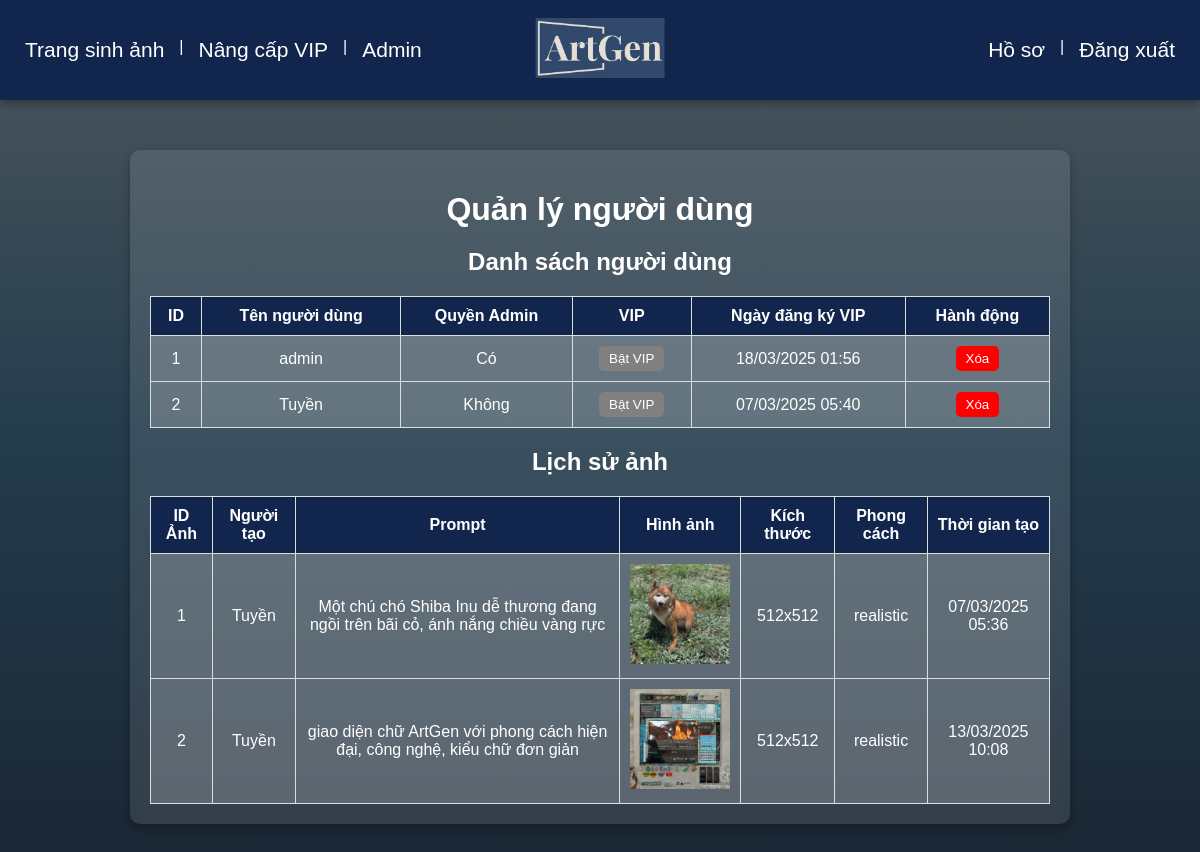
Screenshot of /admin_manage_users (signed in) with the database file from the repository.
### svr_model.py (models this page shows)
class User(db.Model, UserMixin):
    id = db.Column(db.Integer, primary_key=True)
    username = db.Column(db.String(150), unique=True, nullable=False)
    password = db.Column(db.String(150), nullable=False)
    is_vip = db.Column(db.Boolean, default=False)
    vip_since = db.Column(db.DateTime, nullable=True)
    is_admin = db.Column(db.Boolean, default=False)

class ImageHistory(db.Model):
    id = db.Column(db.Integer, primary_key=True)
    user_id = db.Column(db.Integer, db.ForeignKey('user.id'), nullable=False)
    user = db.relationship('User', backref='images')
    prompt = db.Column(db.String(500), nullable=False)
    image_url = db.Column(db.String(200), nullable=False)
    size = db.Column(db.String(20), nullable=False)
    style = db.Column(db.String(50), nullable=False)
    created_at = db.Column(db.DateTime, default=datetime.utcnow, nullable=False)  # Thêm nullable=False

### svr_model.py (the view)
@app.route("/admin_manage_users")
@admin_required
def admin_manage_users():
    users = User.query.all()
    images = ImageHistory.query.all()
    return render_template("admin_manage_users.html", users=users, images=images)

### svr_model.py (called while the page is built)
@login_manager.user_loader
def load_user(user_id):
    return User.query.get(int(user_id))

def admin_required(f):
    @wraps(f)  # Đảm bảo giữ nguyên metadata của hàm gốc
    @login_required
    def decorated_function(*args, **kwargs):
        if not current_user.is_admin:
            flash("Bạn không có quyền truy cập!", "danger")
            return redirect(url_for('home'))
        return f(*args, **kwargs)
    return decorated_function

### templates/admin_manage_users.html (shortened to what this page needs)
<!DOCTYPE html>
<html lang="vi">
<head>
</head>
<body>
    <div class="navbar">
        <div class="nav-left">
            <a href="/generate">Trang sinh ảnh</a> |
            <a href="/upgradeVIP">Nâng cấp VIP</a>
            {% if current_user.is_authenticated and current_user.is_admin %}
                | <a href="/admin_manage_users" class="admin-link">Admin</a>
            {% endif %}
        </div>
        <div class="logo">
            <a href="/home">
                <img src="/static/logo.png" alt="Logo" class="logo-img">
            </a>
        </div>
        <div class="nav-right">
            <a href="/profile">Hồ sơ</a> |
            <a href="/logout">Đăng xuất</a>
        </div>
    </div>
    <div class="container">
        <h1>Quản lý người dùng</h1>
        {% if users %}
            <h2>Danh sách người dùng</h2>
            <table>
                <tr>
                    <th>ID</th>
                    <th>Tên người dùng</th>
                    <th>Quyền Admin</th>
                    <th>VIP</th>
                    <th>Ngày đăng ký VIP</th>
                    <th>Hành động</th>
                </tr>
                {% for user in users %}
                <tr>
                    <td>{{ user.id }}</td>
                    <td>{{ user.username }}</td>
                    <td>{{ "Có" if user.is_admin else "Không" }}</td>
                    <td>
                        <form action="{{ url_for('admin_toggle_vip', user_id=user.id) }}" method="POST" style="display:inline;">
                            <button type="submit" class="{{ 'vip-btn' if user.is_vip else 'not-vip-btn' }}">
                                {{ "Bật VIP" if not user.is_vip else "Tắt VIP" }}
                            </button>
                        </form>
                    </td>
                    <td>{{ user.vip_since.strftime('%d/%m/%Y %H:%M') if user.vip_since else "Chưa đăng ký" }}</td>
                    <td>
                        <form action="{{ url_for('admin_delete_user', user_id=user.id) }}" method="POST">
                            <button type="submit" class="delete-btn" onclick="return confirm('Bạn có chắc muốn xóa user này?')">Xóa</button>
                        </form>
                    </td>
                </tr>
                {% endfor %}
            </table>
        {% else %}
            <p>Không có người dùng nào trong hệ thống.</p>
        {% endif %}
        {% if images %}
            <h2>Lịch sử ảnh</h2>
            <table border="1">
                <thead>
                    <tr>
                        <th>ID Ảnh</th>
                        <th>Người tạo</th>
                        <th>Prompt</th>
                        <th>Hình ảnh</th>
                        <th>Kích thước</th>
                        <th>Phong cách</th>
                        <th>Thời gian tạo</th>
                    </tr>
                </thead>
                <tbody>
                    {% for image in images %}
                    <tr>
                        <td>{{ image.id }}</td>
                        <td>{{ image.user.username }}</td>
                        <td>{{ image.prompt }}</td>
                        <td>
                            <img src="{{ image.image_url }}" alt="Ảnh đã tạo" width="100">
                        </td>
                        <td>{{ image.size }}</td>
                        <td>{{ image.style }}</td>
                        <td>{{ image.created_at.strftime('%d/%m/%Y %H:%M') }}</td>
                    </tr>
                    {% endfor %}
                </tbody>
            </table>
        {% else %}
            <p>Chưa có ảnh nào trong hệ thống.</p>
        {% endif %}
    </div>
</body>
</html>

### templates/admin_manage_users.html (style rules this page uses)
body { font-family: Arial, sans-serif; min-height: 100vh; background: linear-gradient(to bottom, #4D575D, #243c4d, #1a2633); color: white; text-align: center; margin: 0; padding: 0; }
h1 { font-size: 32px; margin-bottom: 15px; }
.navbar { background-color: #30496c; padding: 20px 25px; display: flex; align-items: center; height: 60px; justify-content: space-between; box-shadow: 0 4px 8px rgba(0, 0, 0, 0.3); transition: background-color 0.3s ease-in-out; position: relative; }
.logo { position: absolute; left: 50%; transform: translateX(-50%); }
.logo-img { height: 60px; transition: transform 0.3s; }
.nav-left, .nav-right { display: flex; gap: 15px; }
.navbar a { color: white; font-size: 21px; text-decoration: none; transition: color 0.3s ease-in-out, transform 0.2s; }
.admin-link { font-weight: normal; color: #ff4444; transition: color 0.3s, transform 0.2s; font-size: 18px; }
.container { max-width: 900px; margin: 50px auto; background: rgba(255, 255, 255, 0.1); padding: 20px; border-radius: 10px; box-shadow: 0 4px 8px rgba(0, 0, 0, 0.3); }
table { width: 100%; border-collapse: collapse; margin-top: 20px; background: rgba(255, 255, 255, 0.2); }
th, td { border: 1px solid #ddd; padding: 10px; text-align: center; color: white; }
th { background-color: #12264d; }
button { padding: 5px 10px; cursor: pointer; border-radius: 5px; border: none; transition: background 0.3s; }
.delete-btn { background-color: red; color: white; }
.not-vip-btn { background-color: gray; color: white; }

### rows the page displays
User: id "1", username "admin", is_admin "Có", is_vip "Bật VIP", vip_since "18/03/2025 01:56"
User: id "2", username "Tuyền", is_admin "Không", is_vip "Bật VIP", vip_since "07/03/2025 05:40"
ImageHistory: id "1", user.username "Tuyền", prompt "Một chú chó Shiba Inu dễ thương đang ngồi trên bãi cỏ, ánh nắng chiều vàng rực", image_url (picture), size "512x512", style "realistic", created_at "07/03/2025 05:36"
ImageHistory: id "2", user.username "Tuyền", prompt "giao diện chữ ArtGen với phong cách hiện đại, công nghệ, kiểu chữ đơn giản", image_url (picture), size "512x512", style "realistic", created_at "13/03/2025 10:08"
